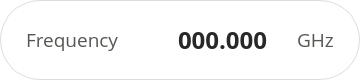
           <widget class="QGroupBox" name="freq_group">
            <property name="minimumSize">
             <size>
              <width>360</width>
              <height>80</height>
             </size>
            </property>
            <property name="maximumSize">
             <size>
              <width>360</width>
              <height>80</height>
             </size>
            </property>
            <property name="font">
             <font>
              <family>Open Sans</family>
              <pointsize>13</pointsize>
              <weight>75</weight>
              <bold>true</bold>
             </font>
            </property>
            <property name="styleSheet">
             <string notr="true">QGroupBox { border: none; background: white; border-radius: 40px; border: 1px solid rgb(220,220,220); }
QGroupBox::title { subcontrol-origin: margin; padding: 0px 8px; left: 16px; top: 16px; color: rgb(85, 87, 83); }
QGroupBox::title:disabled { color: rgb(180,180,180); }</string>
            </property>
            <property name="title">
             <string/>
            </property>
            <layout class="QHBoxLayout" name="horizontalLayout_24" stretch="0,1,0">
             <property name="spacing">
              <number>0</number>
             </property>
             <property name="leftMargin">
              <number>25</number>
             </property>
             <property name="rightMargin">
              <number>25</number>
             </property>
             <item alignment="Qt::AlignVCenter">
              <widget class="QLabel" name="label_34">
               <property name="minimumSize">
                <size>
                 <width>122</width>
                 <height>0</height>
                </size>
               </property>
               <property name="maximumSize">
                <size>
                 <width>122</width>
                 <height>16777215</height>
                </size>
               </property>
               <property name="font">
                <font>
                 <family>Open Sans</family>
                 <pointsize>14</pointsize>
                 <weight>50</weight>
                 <bold>false</bold>
                </font>
               </property>
               <property name="styleSheet">
                <string notr="true">color: rgb(85, 87, 83); background: transparent;</string>
               </property>
               <property name="text">
                <string>Frequency</string>
               </property>
              </widget>
             </item>
             <item alignment="Qt::AlignHCenter|Qt::AlignVCenter">
              <widget class="QLabel" name="freq_label">
               <property name="font">
                <font>
                 <family>Open Sans</family>
                 <pointsize>18</pointsize>
                 <weight>75</weight>
                 <bold>true</bold>
                </font>
               </property>
               <property name="styleSheet">
                <string notr="true">color: rgb(40, 40, 40); background: white;</string>
               </property>
               <property name="text">
                <string>000.000</string>
               </property>
              </widget>
             </item>
             <item alignment="Qt::AlignLeft|Qt::AlignVCenter">
              <widget class="QLabel" name="label_50">
               <property name="minimumSize">
                <size>
                 <width>37</width>
                 <height>0</height>
                </size>
               </property>
               <property name="maximumSize">
                <size>
                 <width>37</width>
                 <height>16777215</height>
                </size>
               </property>
               <property name="font">
                <font>
                 <family>Open Sans</family>
                 <pointsize>14</pointsize>
                </font>
               </property>
               <property name="styleSheet">
                <string notr="true">color: rgb(85, 87, 83); background: transparent;</string>
               </property>
               <property name="text">
                <string>GHz</string>
               </property>
              </widget>
             </item>
            </layout>
           </widget>
